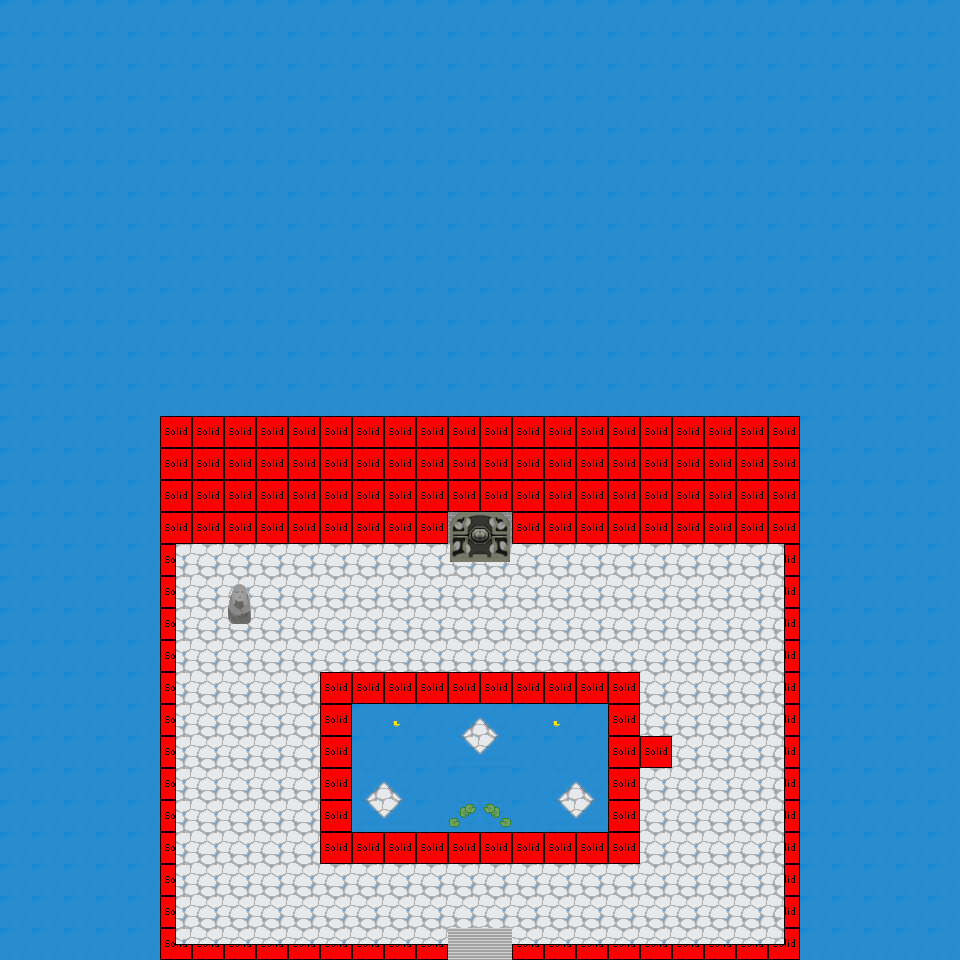

Below is a game level as drawn by its tile map, then a one-line description and the .tmx that defines it (tile-layer data replaced by summaries):
An orthogonal 30x30 tile map with 32x32 px tiles, 4 tile layers (Calque 1, Calque 2, Calque 3, Logic), 4 tilesets and 4 objects (2x changement, Dialogue, regen).

<map version="1.2" tiledversion="1.3.2" orientation="orthogonal" renderorder="right-down" compressionlevel="0" width="30" height="30" tilewidth="32" tileheight="32" infinite="0" nextlayerid="7" nextobjectid="5">
 <tileset firstgid="1" source="WaterSet.tsx" />
 <tileset firstgid="96" source="Pnj.tsx" />
 <tileset firstgid="192" source="logicSolid.tsx" />
 <tileset firstgid="217" source="mychild.tsx" />
 <layer id="3" name="Calque 1" width="30" height="30">
  <data>[900 cells, 900 non-empty, 1 distinct tile ids]</data>
 </layer>
 <layer id="1" name="Calque 2" width="30" height="30">
  <data>[900 cells, 340 non-empty, 22 distinct tile ids]</data>
 </layer>
 <layer id="4" name="Calque 3" width="30" height="30">
  <data>[900 cells, 9 non-empty, 9 distinct tile ids]</data>
 </layer>
 <layer id="6" name="Logic" width="30" height="30">
  <data>[900 cells, 149 non-empty, 6 distinct tile ids]</data>
 </layer>
 <objectgroup id="5" name="Transition" width="30" height="30">
  <object id="1" name="Dj2_RDC_s2" type="changement" x="454" y="522" width="52" height="40">
   <properties>
    <property name="detmap" value="Dj2_RDC_s2" />
    <property name="detx" type="int" value="480" />
    <property name="dety" type="int" value="910" />
   </properties>
  </object>
  <object id="2" name="Abduul" type="Dialogue" x="632" y="724" width="50" height="55">
   <properties>
    <property name="personne" value="Abduul" />
   </properties>
  </object>
  <object id="3" name="map1" type="changement" x="450" y="931" width="59" height="25">
   <properties>
    <property name="detmap" value="map1" />
    <property name="detx" type="int" value="1850" />
    <property name="dety" type="int" value="750" />
   </properties>
  </object>
  <object id="4" type="regen" x="224" y="576" width="32" height="64" />
 </objectgroup>
</map>
